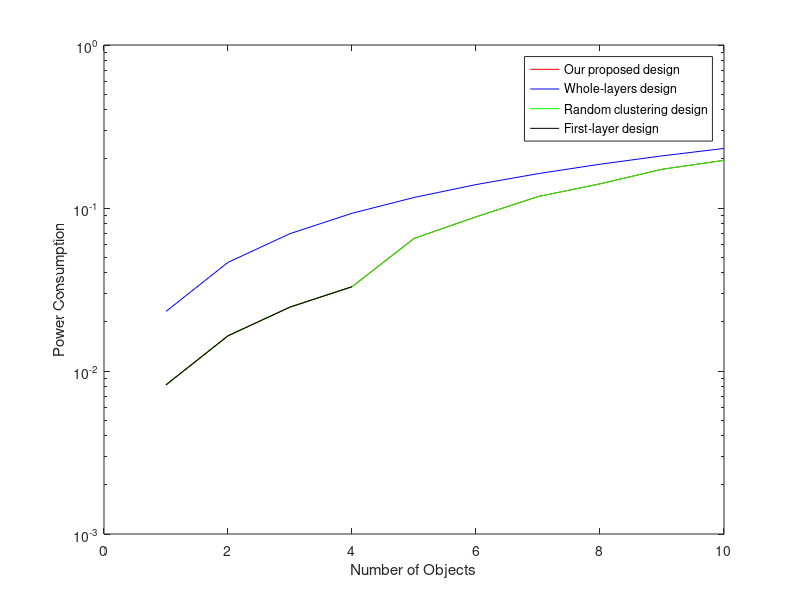

Write MATLAB code to recreate this figure.
clear all;
clc;

K = 20;%number of annotators
M = 1:1:10;%number of objects
N = 3;%type of clusters
B = 10^4;%bandwith (KHz)
D = [6*10^6,4*10^6,2*10^6];%data size (MB)
dK = [1,3,5];%annotator consumption
sigma = 10^(-5);%noise power (uW)
T = 1000;%transmission duration (s)
gamma = exp(D./(B*T))-1;%SNR threshold
dP = [sigma*T*(gamma(1)+gamma(2)*(1+gamma(1))+gamma(3)*(1+gamma(2))*(1+gamma(1))),sigma*T*(gamma(1)+gamma(2)*(1+gamma(1))),sigma*T*gamma(1)];%power consumption
P_BB = zeros(1,length(M));%initial output of the proposed design
P_1 = zeros(1,length(M));%initial output of the whole-layers design
P_2 = zeros(1,length(M));%initial output of the random clustering design
P_3 = zeros(1,length(M));%initial output of the first-layer design
h = ones(1,K);%channel gain
g = sort(h,'descend');%sorting channels with the descending gains
sumP_1 = 0;%initial power consumption of the whole-layers design
sumP_3 = 0;%initial power consumption of the first-layer design
    
for i = 1:1:length(M)
    k = 0;
    p = 0;
    kh = 0;
    ph = 0;
    Start = 1;
    End = 1;
    Starth = 1;
    Endh = 1; 
    knew = K+1;
    knewh = K+1;
    
    for m = 1:1:M(i)
        Start = End;
        End = {};
        kvect = {};
        pvect = {};
        for s = 1:1:length(Start)
            for n = 1:1:N
                knew = k(s) + dK(n);
                if knew <= K
                    pnew = p(s) + dP(n)/g(knew);
                    End = [End,length(End)+1];
                    kvect = [kvect,knew];
                    pvect = [pvect,pnew];
                end
            end
        end
        k = cell2mat(kvect);
        p = cell2mat(pvect);
    end    
    P_BB(i) = min(p);

    for m = 1:1:M(i)
        Starth = Endh;
        Endh = {};
        kvecth = {};
        pvecth = {};
        for s = 1:1:length(Starth)
            for n = 1:1:N
                knewh = kh(s) + dK(n);
                if knewh <= K
                    pnewh = ph(s) + dP(n)/h(knewh);
                    Endh = [Endh,length(Endh)+1];
                    kvecth = [kvecth,knewh];
                    pvecth = [pvecth,pnewh];
                end
            end
        end
        kh = cell2mat(kvecth);
        ph = cell2mat(pvecth);
    end    
    P_2(i) = min(ph);
    
    sumK_1 = dK(1)*M(i);
    if sumK_1 > K
        sumP_1 = 0;
    else
        sumP_1 = sumP_1 + dP(1)/g(sumK_1);
    end
    P_1(i) = sumP_1;
    
    sumK_3 = dK(3)*M(i);
    if sumK_3 > K
        sumP_3 = 0;
    else
        sumP_3 = sumP_3 + dP(3)/g(sumK_3);
    end
    P_3(i) = sumP_3;
end

semilogy(M,P_BB,'r',M,P_1,'b',M,P_2,'g',M,P_3,'k');
legend('Our proposed design', 'Whole-layers design', 'Random clustering design', 'First-layer design');
xlabel('Number of Objects');
ylabel('Power Consumption')